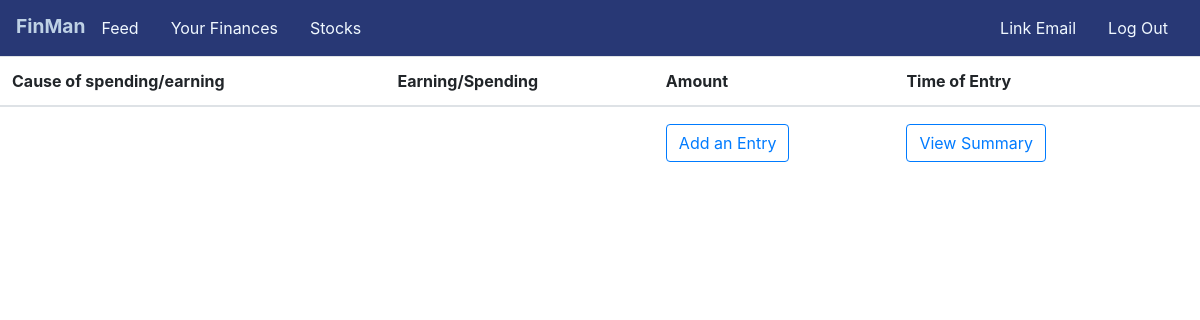
The page /finances (signed in) on the database as committed earlier.
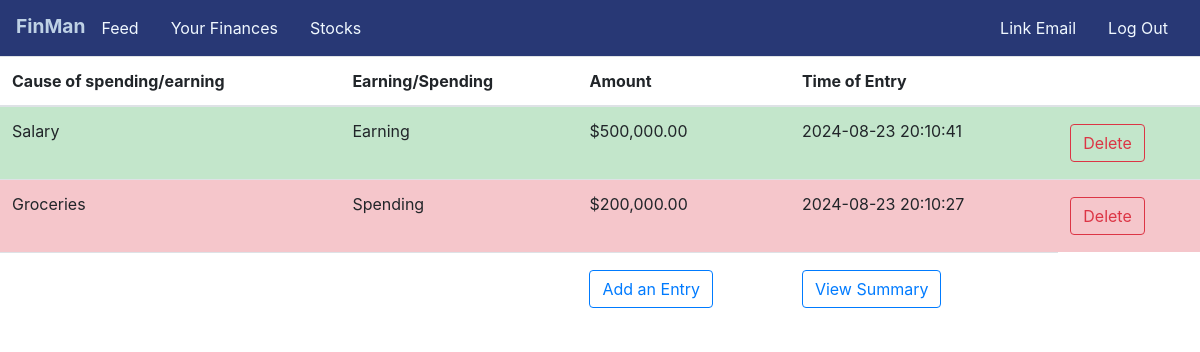
The same page on the database as committed later.
### tables this page shows
CREATE TABLE finance (

    person_id INTEGER NOT NULL,

    transaction_id INTEGER PRIMARY KEY AUTOINCREMENT,

    cause TEXT NOT NULL,

    amount REAL NOT NULL,

    time DATETIME NOT NULL,

    effect TEXT NOT NULL

);

### app.py (the view)
@app.route("/finances")
@login_required
def finances():
    log = db.execute("SELECT * FROM finance WHERE person_id=? ORDER BY time DESC;", session["user_id"])
    for entry in log:
        entry["amount"] = usd(entry["amount"])
    return render_template("finance.html",log=log)

### app.py (called while the page is built)
@app.after_request
def after_request(response):
    response.headers["Cache-Control"] = "no-cache, no-store, must-revalidate"
    response.headers["Expires"] = 0
    response.headers["Pragma"] = "no-cache"
    return response

### helpers.py (called while the page is built)
def login_required(f):
    @wraps(f)
    def decorated_function(*args, **kwargs):
        if session.get("user_id") is None:
            return redirect("/login")
        return f(*args, **kwargs)
    return decorated_function

def usd(value):
    return f"${value:,.2f}"

### templates/finance.html (shortened to what this page needs)
{% extends "layout.html" %}
{% block body %}
    <table class="table table-hover">
        <thead>
            <tr>
                <th scope="col">Cause of spending/earning</th>
                <th scope="col">Earning/Spending</th>
                <th scope="col">Amount</th>
                <th scope="col">Time of Entry</th>
                <th></th>
            </tr>
        </thead>
        <tbody>
            {% for entry in log %}
                {% if entry["effect"] == "Earning" %}
                <tr>
                    <td class="table-success" scope="col">{{entry["cause"]}}</td>
                    <td class="table-success" scope="col">{{entry["effect"]}}</td>
                    <td class="table-success" scope="col">{{entry["amount"]}}</td>
                    <td class="table-success" scope="col">{{entry["time"]}}</td>
                    <td scope="col" class="table-success">
                        <form action="/delete" method="post">
                            <button name="transaction_id" value="{{ entry['transaction_id'] }}" type="submit" class="btn btn-outline-danger">Delete</button>
                        </form>
                    </td>
                </tr>
                {% else %}
                <tr>
                    <td class="table-danger" scope="col">{{entry["cause"]}}</td>
                    <td class="table-danger" scope="col">{{entry["effect"]}}</td>
                    <td class="table-danger" scope="col">{{entry["amount"]}}</td>
                    <td class="table-danger" scope="col">{{entry["time"]}}</td>
                    <td scope="col" class="table-danger">
                        <form action="/delete" method="post">
                            <button name="transaction_id" value="{{ entry['transaction_id'] }}" type="submit" class="btn btn-outline-danger">Delete</button>
                        </form>
                    </td>
                </tr>
                {% endif %}
            {% endfor %}
        </tbody>
        <tfoot>
            <tr>
                <td></td>
                <td></td>
                <td><a href="/add-entry"><button type="button" class="btn btn-outline-primary">Add an Entry</button></a></td>
                <td><a href="/analytics"><button type="button" class="btn btn-outline-primary">View Summary</button></a></td>
            </tr>
        </tfoot>
    </table>
{% endblock %}

### templates/layout.html (shortened to what this page needs)
<!DOCTYPE html>
<html lang="en">
<head>
    <link rel="stylesheet" href="static/styles.css">
    <link rel="stylesheet" href="https://cdn.jsdelivr.net/npm/bootstrap@4.0.0/dist/css/bootstrap.min.css">
</head>
<body>
    <nav class="navbar navbar-light" style="background-color: #283875;">
        <ul class="nav justify-content-left">
            <a class="navbar-head" href="/">FinMan</a>
            <li class="nav-item">
                <a class="nav-link" href="/feed">Feed</a>
                <a class="nav-link" href="/finances">Your Finances</a>
                <a class="nav-link" href="/stocks">Stocks</a>
            </li>
        </ul>
            <ul class="nav justify-content-right">
                <li class="nav-item">
                    <a class="nav-link" href="/link_email">Link Email</a>
                    <a class="nav-link" href="/logout">Log Out</a>
                </li>
            </ul>
        </nav>
    {% block body %}{% endblock %}
</body>
</html>

### static/styles.css (style rules this page uses)
.nav-link { color: aliceblue; }
.navbar-head { font-size: larger; font-weight: bold; color: #bed1e5; text-align: center; padding-top: 4px; }
.nav-item { display: flex; }
.btn { margin: 5px 0; }

Rows that differ between the two databases and show on the page:
added finance: cause "Salary", effect "Earning", amount "$500,000.00", time "2024-08-23 20:10:41", {{ entry['transaction_id'] }} 37 (drawn)
added finance: cause "Groceries", effect "Spending", amount "$200,000.00", time "2024-08-23 20:10:27", {{ entry['transaction_id'] }} 36 (drawn)
